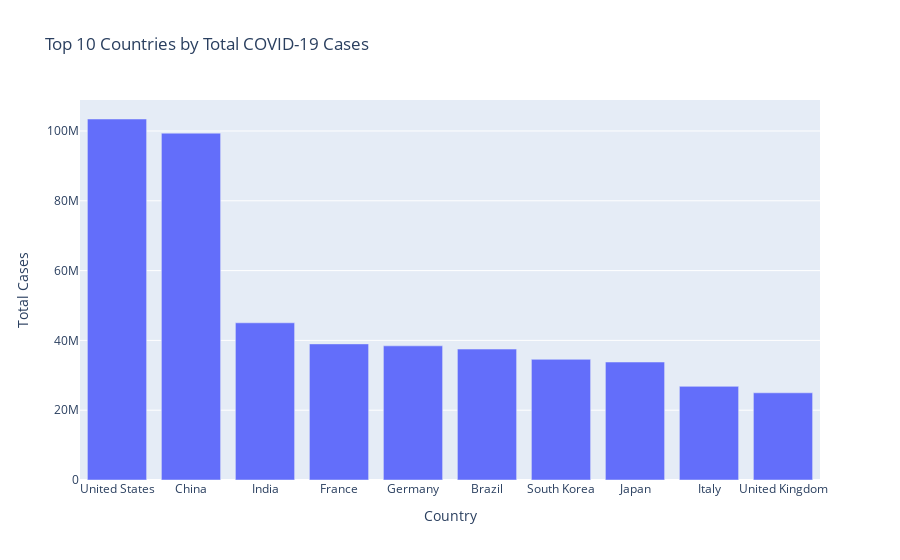

The code cell stored with this chart in its notebook:
### Code cell
px.bar(
    final.total_cases.nlargest(10).reset_index(),
    x='country',
    y='total_cases',
    title='Top 10 Countries by Total COVID-19 Cases',
    labels={'total_cases': 'Total Cases', 'country': 'Country'}
)

### Figure 1 — Plotly figure (JSON) as saved in the notebook; plotly's stock layout.template omitted (floating-point values rounded to 4 significant figures)
{"data": [{"alignmentgroup": "True", "hovertemplate": "Country=%{x}<br>Total Cases=%{y}<extra></extra>", "legendgroup": "", "marker": {"color": "#636efa", "pattern": {"shape": ""}}, "name": "", "offsetgroup": "", "orientation": "v", "showlegend": false, "textposition": "auto", "type": "bar", "x": ["United States", "China", "India", "France", "Germany", "Brazil", "South Korea", "Japan", "Italy", "United Kingdom"], "xaxis": "x", "y": [103436827, 99379132, 45042835, 38997489, 38437755, 37511921, 34571873, 33803571, 26826486, 24983908], "yaxis": "y"}], "layout": {"autosize": true, "barmode": "relative", "legend": {"tracegroupgap": 0}, "title": {"text": "Top 10 Countries by Total COVID-19 Cases"}, "xaxis": {"anchor": "y", "autorange": true, "domain": [0, 1], "range": [-0.5, 9.5], "title": {"text": "Country"}, "type": "category"}, "yaxis": {"anchor": "x", "autorange": true, "domain": [0, 1], "range": [0, 108900000.0], "title": {"text": "Total Cases"}, "type": "linear"}}}
